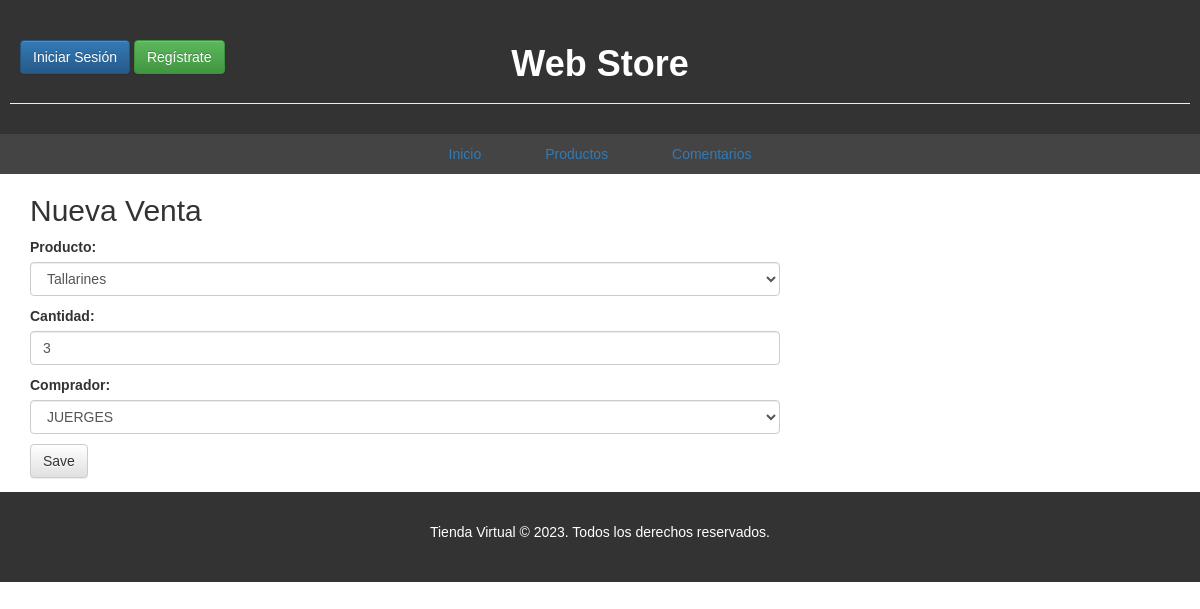
The app's page /sells/9/edit/ with its own data.
### products/models.py (models this page shows, shortened)
class VentaProducto(models.Model):
    comprador = models.ForeignKey(User, on_delete=models.CASCADE, default=1)
    producto = models.ForeignKey(Producto, on_delete=models.CASCADE)
    cantidad = models.PositiveIntegerField()
    precio_total = models.DecimalField(max_digits=10, decimal_places=2, null=True, blank=True)
    fecha_venta = models.DateTimeField(default=timezone.now)

### products/views.py (the view)
# urls.py: path('sells/<int:pk>/edit/', views.sell_edit, name='sell_edit'),
def sell_edit(request, pk):
    sells = get_object_or_404(VentaProducto, pk=pk)
    if request.method == "POST":
        form = VentaProductoForm(request.POST, instance=sells)
        if form.is_valid():
            sells = form.save(commit=False)
            sells.save()
            return redirect('sell_detail', pk=sells.pk)
    else:
        form = VentaProductoForm(instance=sells)
    return render(request, 'ventas_edit.html', {'form': form})

### products/forms.py
class VentaProductoForm(forms.ModelForm):
    comprador = forms.ModelChoiceField(queryset=User.objects.all(), widget=forms.Select(attrs={'class': 'form-control'}), empty_label="Seleccione un comprador")
    cantidad = forms.IntegerField(min_value=1, widget=forms.NumberInput(attrs={'class': 'form-control'}))
    producto = forms.ModelChoiceField(queryset=Producto.objects.all(), widget=forms.Select(attrs={'class': 'form-control'}), empty_label="Seleccione un producto")
    class Meta:
        model = VentaProducto
        fields = ['producto', 'cantidad', 'comprador']

### products/models.py (called while the page is built)
    def __str__(self):
        return self.nombre

### products/templates/ventas_edit.html
{% extends 'index.html' %}
{% block content %}
    <h2>Nueva Venta</h2>
    <form method="POST" class="post-form">{% csrf_token %}
        {{ form.as_p }}
        <button type="submit" class="save btn btn-default">Save</button>
    </form>
{% endblock %}

### products/static/css/styles.css (style rules this page uses)
body { font-family: Arial, sans-serif; margin: 0; padding: 0; background-image: url('https://cdn.agendasonidocaracol.mx/Upload/afb83e0118323c1840cc188dc018ec4218211c72.jpg'); background-size: cover; }

### records on screen
VentaProducto: producto "Tallarines", cantidad "3", comprador "JUERGES"
